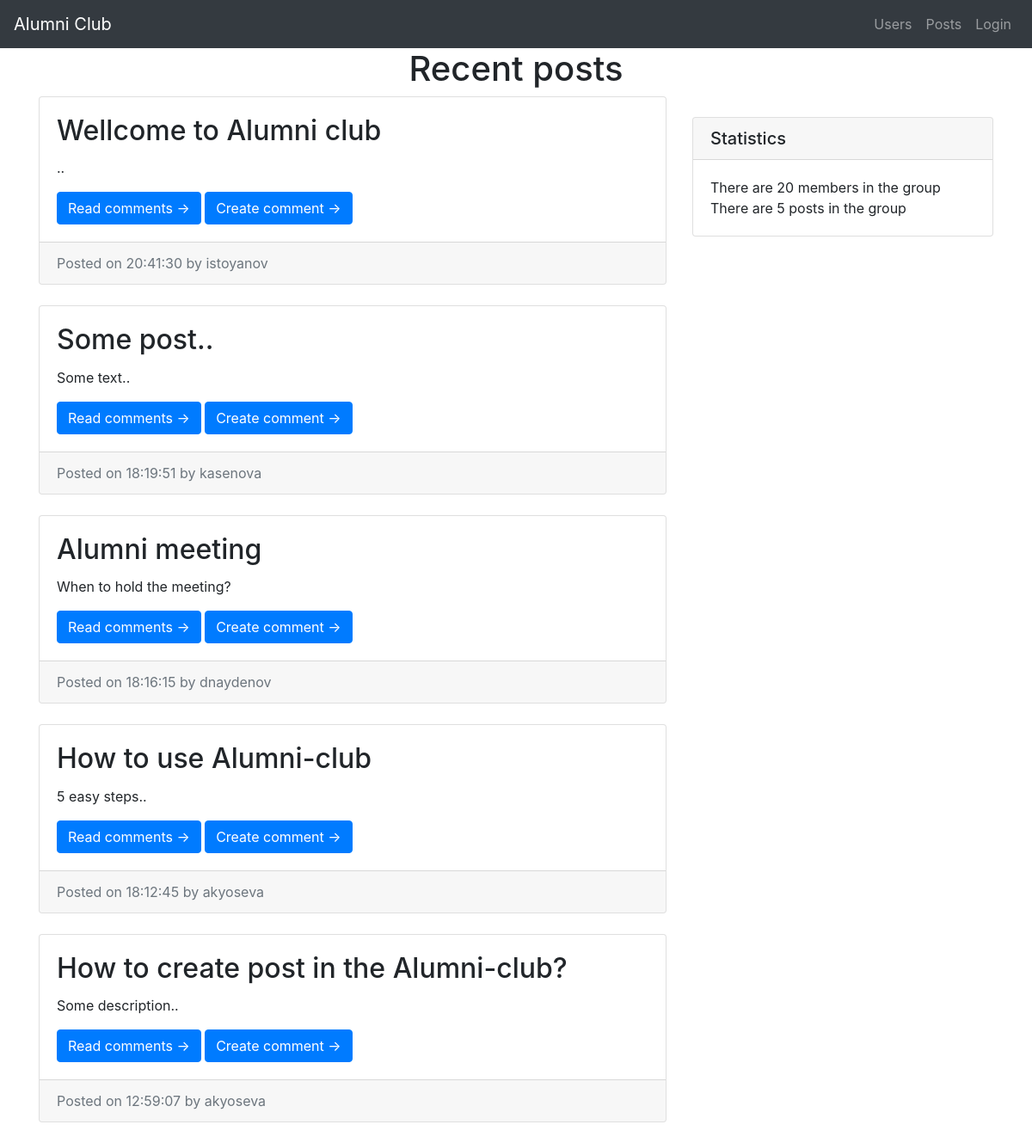
The page /posts.php on the database as committed earlier.
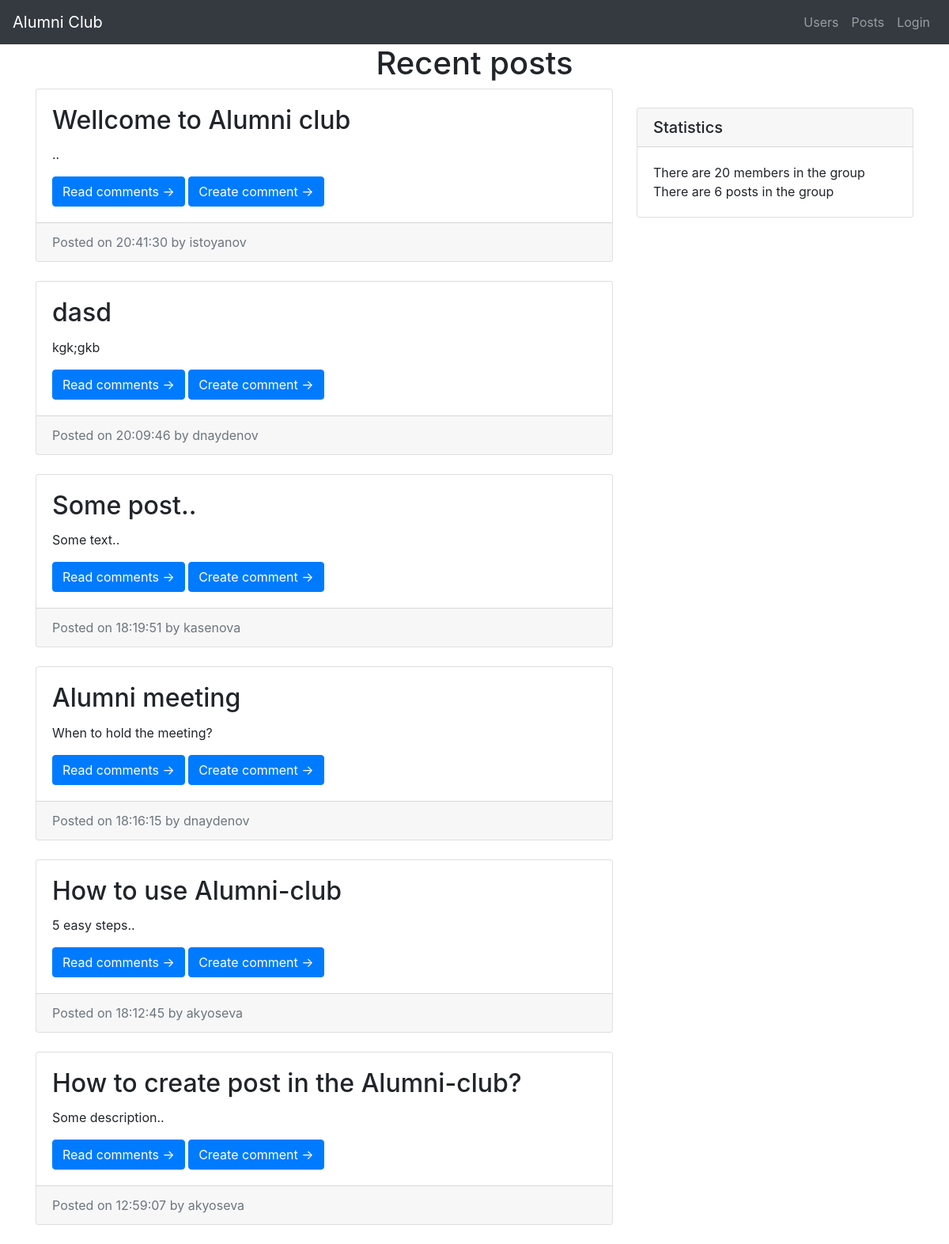
The same page on the database as committed later.
### tables this page shows
CREATE TABLE `posts` (
  `id` int(11) NOT NULL,
  `user_id` int(11) NOT NULL,
  `title` varchar(150) NOT NULL,
  `description` varchar(1000) NOT NULL,
  `visibility` int(11) NOT NULL,
  `creation_time` time NOT NULL
);

CREATE TABLE `users` (
  `id` int(11) NOT NULL,
  `username` varchar(45) NOT NULL,
  `first_name` varchar(45) NOT NULL,
  `last_name` varchar(45) NOT NULL,
  `specialty` varchar(45) NOT NULL,
  `graduation` year(4) NOT NULL,
  `password` varchar(45) NOT NULL,
  `email` varchar(45) DEFAULT NULL,
  `uni_group` int(11) NOT NULL
);

### posts.php (the view)
<?php
include 'includes/header.php';
$stmt = $pdo->query('SELECT posts.* , users.username FROM posts INNER JOIN users ON users.id = posts.user_id ORDER BY posts.creation_time DESC  ');
$posts = $stmt->fetchAll();
$numberOfPosts = count($posts);
$counter = 0;
$stmt2 = $pdo->query('SELECT count(id) as count FROM users');
$numberUsers = $stmt2->fetchAll()[0]['count'];
?>
<div class="container">
    <div class="row">
        <div class="col-md-12">
            <h1 class="text-center">Recent posts</h1>
        </div>
    </div>
    <?php
    foreach ($posts as $post) {
    ?>
        <div class="row">
            <div class="col-8">
                <div>
                    <div class="card mb-4">
                        <div class="card-body">
                            <h2 class="card-title"><?php echo $post['title'] ?></h2>
                            <p class="card-text"><?php echo $post['description']  ?></p>
                            <a href="#" class="btn btn-primary">Read comments &rarr;</a>
                            <a href="<?php echo sprintf('create_post.php?id=%s', $post['id']); ?>" class="btn btn-primary" link="<?php echo $post['id'] ?>">Create comment &rarr;</a>
                        </div>
                        <div class="card-footer text-muted">
                            Posted on <?php echo $post['creation_time'] ?> by <?php echo $post['username']  ?>
                        </div>
                    </div>
                </div>
            </div>
            <?php
            if ($counter == 0) {
            ?>
                <div class="col-md-4">
                    <div class="card my-4">
                        <h5 class="card-header">Statistics</h5>
                        <div class="card-body">
                            <div>
                                There are <?php echo $numberUsers ?> members in the group
                            </div>
                            <div>
                                There are <?php echo $numberOfPosts ?> posts in the group
                            </div>
                        </div>
                    </div>
                </div>
            <?php
            }
            $counter++;
            ?>
        </div>
    <?php } ?>
</div>
<?php
include 'includes/footer.php';

Rows that differ between the two databases and show on the page:
computed for posts "Wellcome to Alumni club": numberOfPosts "5" → "6"
added posts: title "dasd", description "kgk;gkb", creation_time "20:09:46", user.username "dnaydenov"
